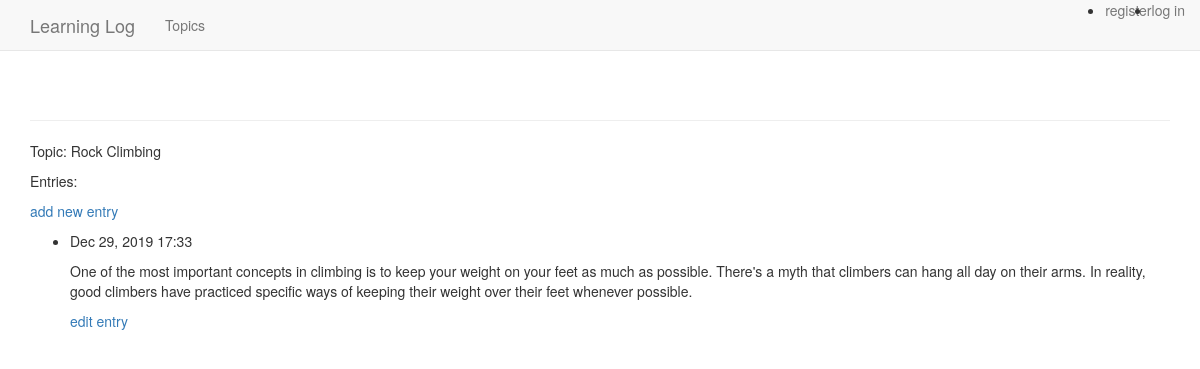
The app's page /topics/3/ with its own data.
### learning_logs/models.py (models this page shows, shortened)
class Topic(models.Model):
	text = models.CharField(max_length=200)
	date_added = models.DateTimeField(auto_now_add=True)
	def __str__(self):
		return self.text

class Entry(models.Model):
	topic = models.ForeignKey(Topic, on_delete=models.CASCADE)
	text = models.TextField()
	date_added = models.DateTimeField(auto_now_add=True)
	class Meta:
		verbose_name_plural = 'entries'

### learning_logs/views.py (the view)
# urls.py: path('topics/<topic_id>/',views.topic, name = 'topic'),
def topic(request,topic_id):
	topic = Topic.objects.get(id = topic_id)
	entries = topic.entry_set.order_by('-date_added')
	context = {'topic': topic, 'entries': entries}
	return render(request, 'learning_logs/topic.html', context)

### learning_logs/templates/learning_logs/topic.html
{% extends "learning_logs/base.html" %}
{% block content %}
<p>Topic: {{ topic }}</p>
<p>Entries:</p>
<p>
	<a href="{% url 'learning_logs:new_entry' topic.id %}">add new entry</a>
</p>
<ul>
{% for entry in entries %}
   <li>
   	<p>{{ entry.date_added|date:'M d, Y H:i' }}</p>
   	<p>{{ entry.text|linebreaks }}</p>
<p>
	<a href="{% url 'learning_logs:edit_entry' entry.id %}"> edit entry</a>
</p>
   </li>
  {% empty %}
  <li>
  	There are no entries for this topic yet.
  </li>
  {% endfor %}
</ul>
{% endblock content %}

### records on screen
Topic: text "Rock Climbing"
Entry: date_added "Dec 29, 2019 17:33", text "One of the most important concepts in climbing is to keep your weight on your feet as much as possible. There's a myth that climbers can hang all day on their arms. In reality, good climbers have practiced specific ways of keeping their weight over their feet whenever possible."
